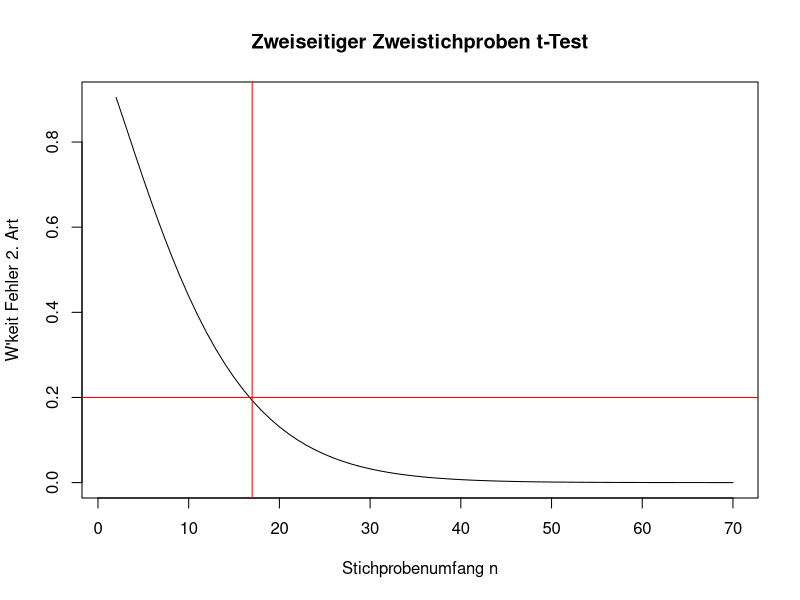

The R script that drew this image:
#Bestimmung der Stichprobengroesse fuer zweistichproben t Test:
alpha <- 0.05
f1 <- function(x){
  p1 <- pt(q=qt(df=2*(x-1),p=0.975),df=2*(x-1),ncp=sqrt(x/2))
  p2 <- pt(q=-qt(df=2*(x-1),p=0.975),df=2*(x-1),ncp=sqrt(x/2))
  p1-p2
}
plot(f1(1:70),ylab ="W'keit Fehler 2. Art",xlab="Stichprobenumfang n",
     main = "Zweiseitiger Zweistichproben t-Test",type = "l")  
abline(h=0.2,col="red")
abline(v=17,col="red")